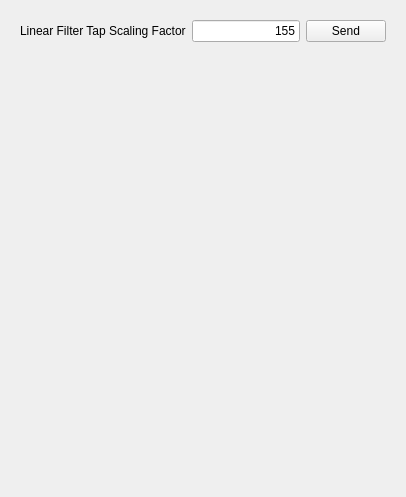
      <widget class="QWidget" name="config_tab">
       <attribute name="title">
        <string>Config</string>
       </attribute>
       <layout class="QVBoxLayout" name="verticalLayout_9">
        <item>
         <widget class="QWidget" name="widget_2" native="true">
          <layout class="QHBoxLayout" name="horizontalLayout_9">
           <item>
            <widget class="QLabel" name="label_28">
             <property name="text">
              <string>Linear Filter Tap Scaling Factor</string>
             </property>
            </widget>
           </item>
           <item>
            <widget class="QLineEdit" name="magic_scaling_factor_edit">
             <property name="text">
              <string>155</string>
             </property>
             <property name="alignment">
              <set>Qt::AlignRight|Qt::AlignTrailing|Qt::AlignVCenter</set>
             </property>
            </widget>
           </item>
           <item>
            <widget class="QPushButton" name="magic_scaling_factor_send">
             <property name="text">
              <string>Send</string>
             </property>
            </widget>
           </item>
          </layout>
         </widget>
        </item>
        <item>
         <spacer name="verticalSpacer">
          <property name="orientation">
           <enum>Qt::Vertical</enum>
          </property>
          <property name="sizeHint" stdset="0">
           <size>
            <width>20</width>
            <height>435</height>
           </size>
          </property>
         </spacer>
        </item>
       </layout>
      </widget>
